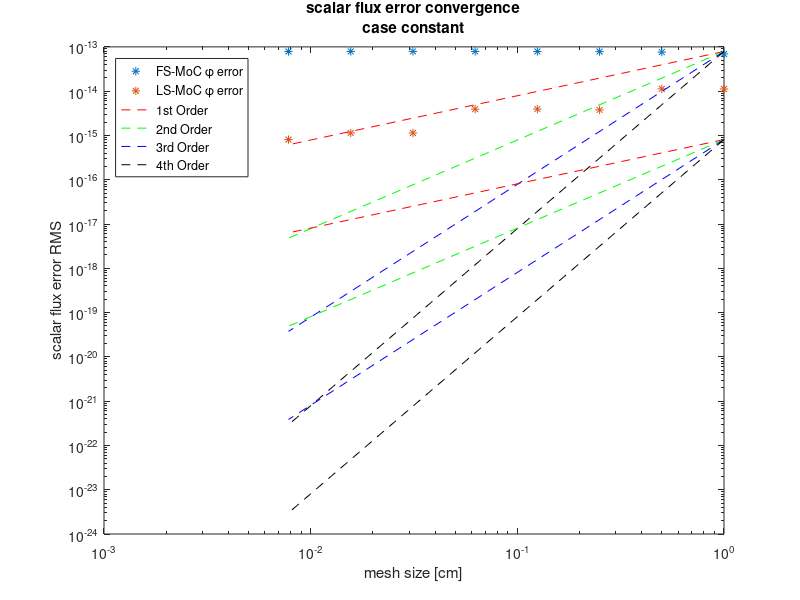
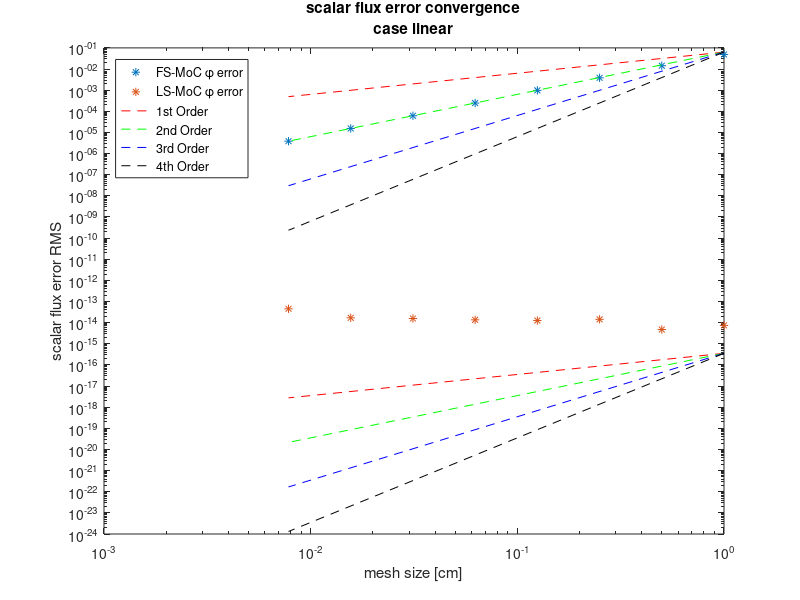
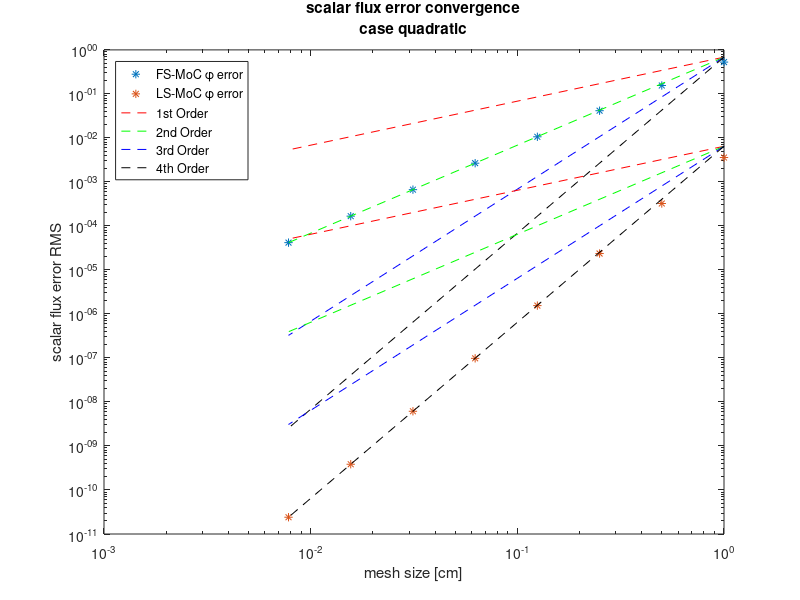
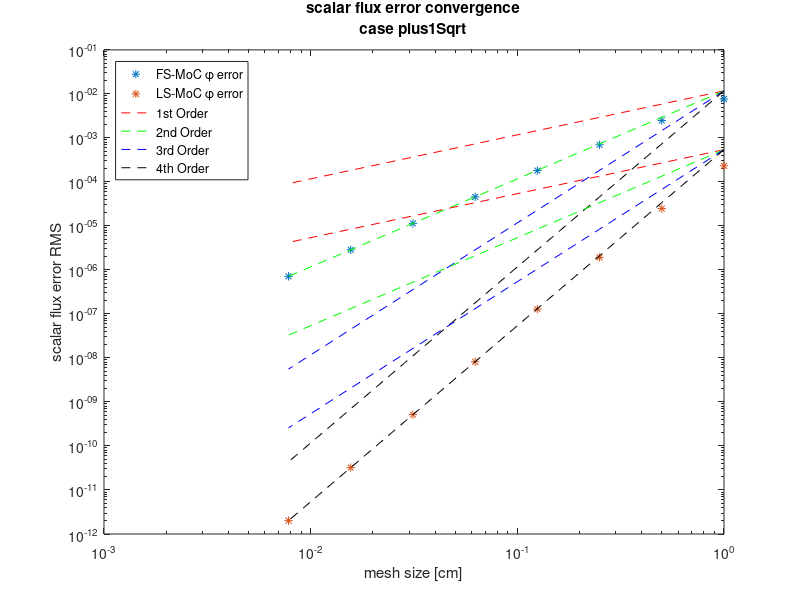

MATLAB code for these plots, in order:
%engin

nGrids=8;

% assumedSoln='constant';
% figureID=11;
% [error_phi0_n_FS_constant, order_phi_nMinus1_FS_constant]=converger_FS(assumedSoln,nGrids,figureID)
% [error_phi0_n_LS_constant, order_phi_nMinus1_LS_constant]=converger_LS(assumedSoln,nGrids,figureID)
% 
% assumedSoln='linear';
% figureID=12;
% [error_phi0_n_FS_linear, order_phi_nMinus1_FS_linear]=converger_FS(assumedSoln,nGrids,figureID)
% [error_phi0_n_LS_linear, order_phi_nMinus1_LS_linear]=converger_LS(assumedSoln,nGrids,figureID)
% 
% assumedSoln='quadratic';
% figureID=13;
% [error_phi0_n_FS_quadratic, order_phi_nMinus1_FS_quadratic]=converger_FS(assumedSoln,nGrids,figureID)
% [error_phi0_n_LS_quadratic, order_phi_nMinus1_LS_quadratic]=converger_LS(assumedSoln,nGrids,figureID)
% 
% assumedSoln='plus1Sqrt';
% figureID=14;
% [error_phi0_n_FS_plus1Sqrt, order_phi_nMinus1_FS_plus1Sqrt]=converger_FS(assumedSoln,nGrids,figureID)
% [error_phi0_n_LS_plus1Sqrt, order_phi_nMinus1_LS_plus1Sqrt]=converger_LS(assumedSoln,nGrids,figureID)

% reference solution
%%
% =================
% assumedSoln: constant
% refinementRatio: 2
% quad set order: 8

error_phi0_n_FS_constant =   1.0e-13 *[...
   0.694513144194782
   0.761687275872297
   0.782914840154826
   0.788965484740937
   0.790013848361801
   0.790634961693368
   0.790438718455841
   0.788621155924496
];

order_phi_nMinus1_FS_constant =[...
  -0.133196796841732
  -0.039656594641704
  -0.011106797273031
  -0.001915755561086
  -0.001133809311344
   0.000358135298305
   0.003321203522507
];

% =================
% assumedSoln: constant
% refinementRatio: 2
% quad set order: 8

error_phi0_n_LS_constant =   1.0e-13 *[...
   0.112228117813608
   0.112827285436508
   0.037772065111694
   0.039343271438244
   0.039291936301230
   0.011378431991337
   0.011370643298715
   0.008077778563184
];

order_phi_nMinus1_LS_constant =[...
  -0.007681825790841
   1.578724434669941
  -0.058797261970952
   0.001883658993058
   1.787931505097544
   0.000987882673690
   0.493283374614361
];
%%
% =================
% assumedSoln: linear
% refinementRatio: 2
% quad set order: 8

error_phi0_n_FS_linear =[...
   0.048861548575326
   0.014391604851914
   0.003842496606856
   0.000980105451355
   0.000246338131562
   0.000061668161856
   0.000015422293693
   0.000003855902141
];

order_phi_nMinus1_FS_linear =[...
   1.763472107459269
   1.905111589342248
   1.971035101020718
   1.992297014744958
   1.998042215418898
   1.999508497337394
   1.999877004407445
];

% =================
% assumedSoln: linear
% refinementRatio: 2
% quad set order: 8

error_phi0_n_LS_linear =   1.0e-13 *[...
   0.074257240236188
   0.047249088475604
   0.143580641605176
   0.125843669651456
   0.135971729298907
   0.156788099613461
   0.169156241165121
   0.452642638142466
];

order_phi_nMinus1_LS_linear =[...
   0.652245201271777
  -1.603502847163576
   0.190228603518118
  -0.111674077199480
  -0.205509338252473
  -0.109540346096509
  -1.420016082758704
];

%%
% =================
% assumedSoln: quadratic
% refinementRatio: 2
% quad set order: 8

error_phi0_n_FS_quadratic =[...
   0.528435410891271
   0.155155848101193
   0.041512603380145
   0.010600167985160
   0.002665104766903
   0.000667238453540
   0.000166870090430
   0.000041721307520
];

order_phi_nMinus1_FS_quadratic =[...
   1.768009070358906
   1.902096760011719
   1.969462282578579
   1.991822975503822
   1.997917907248369
   1.999477043810538
   1.999869114288267
];

% =================
% assumedSoln: quadratic
% refinementRatio: 2
% quad set order: 8

error_phi0_n_LS_quadratic =[...
   0.003582325361758
   0.000323354812612
   0.000023611148136
   0.000001548683201
   0.000000098048979
   0.000000006148216
   0.000000000384590
   0.000000000024048
];

order_phi_nMinus1_LS_quadratic =[...
   3.469706387034262
   3.775577980598491
   3.930354235224089
   3.981395632358030
   3.995262776263439
   3.998775409529993
   3.999325923258120
];

%%
% =================
% assumedSoln: plus1Sqrt
% refinementRatio: 2
% quad set order: 8

error_phi0_n_FS_plus1Sqrt =[...
   0.007661883418932
   0.002481560333717
   0.000696777858899
   0.000180787262340
   0.000045651918675
   0.000011442186213
   0.000002862384315
   0.000000715711168
];

order_phi_nMinus1_FS_plus1Sqrt =[...
   1.626451543246898
   1.832476844935340
   1.946405747076788
   1.985545633219298
   1.996312767118894
   1.999073436593434
   1.999767989571842
];

% =================
% assumedSoln: plus1Sqrt
% refinementRatio: 2
% quad set order: 8

error_phi0_n_LS_plus1Sqrt =   1.0e-03 *[...
   0.231940208089442
   0.024814379617639
   0.001929854481586
   0.000128936200543
   0.000008202699478
   0.000000514984548
   0.000000032222751
   0.000000002014445
];

order_phi_nMinus1_LS_plus1Sqrt =[...
   3.224504649159258
   3.684612414400402
   3.903762785470991
   3.974414792659945
   3.993497723792533
   3.998377548780968
   3.999625595867425
   ];
 
refinementRatio=2;
Tau=10;
for iGrid=1:nGrids
  J=5*refinementRatio^iGrid;
  gridMeshSize_n(iGrid)=Tau/J;
end

nSoln=4;
close all;
for iSoln=1:nSoln
  switch(iSoln)
    case 1 % constant
      soln='constant';
      error_phi0_n_FS=error_phi0_n_FS_constant;
      order_phi_nMinus1_FS=order_phi_nMinus1_FS_constant;
      error_phi0_n_LS=error_phi0_n_LS_constant;
      order_phi_nMinus1_LS=order_phi_nMinus1_LS_constant;
    case 2 % linear
      soln='linear';
      error_phi0_n_FS=error_phi0_n_FS_linear;
      order_phi_nMinus1_FS=order_phi_nMinus1_FS_linear;
      error_phi0_n_LS=error_phi0_n_LS_linear;
      order_phi_nMinus1_LS=order_phi_nMinus1_LS_linear;
    case 3 % quadratic
      soln='quadratic';
      error_phi0_n_FS=error_phi0_n_FS_quadratic;
      order_phi_nMinus1_FS=order_phi_nMinus1_FS_quadratic;
      error_phi0_n_LS=error_phi0_n_LS_quadratic;
      order_phi_nMinus1_LS=order_phi_nMinus1_LS_quadratic;
    case 4 % plus1Sqrt
      soln='plus1Sqrt';
      error_phi0_n_FS=error_phi0_n_FS_plus1Sqrt;
      order_phi_nMinus1_FS=order_phi_nMinus1_FS_plus1Sqrt;
      error_phi0_n_LS=error_phi0_n_LS_plus1Sqrt;
      order_phi_nMinus1_LS=order_phi_nMinus1_LS_plus1Sqrt;
  end
    
  orderPlotGrid=[gridMeshSize_n(1) gridMeshSize_n(end)];

  scalarFluxErrorRMS_plot_handle=figure(iSoln);
  
  loglog(gridMeshSize_n,error_phi0_n_FS,'*');
  hold on;
  loglog(gridMeshSize_n,error_phi0_n_LS,'*');
  title({'scalar flux error convergence',['case ' soln]});
  xlabel('mesh size [cm]');
  ylabel('scalar flux error RMS');
  
  orderGuess=round(order_phi_nMinus1_FS(end));
  errorStt=error_phi0_n_FS(end)*refinementRatio^(orderGuess*(nGrids-1));
  firstOrder=[errorStt errorStt/refinementRatio^(nGrids-1)];
  secondOrder=[errorStt errorStt/refinementRatio^(2*(nGrids-1))];
  thirdOrder=[errorStt errorStt/refinementRatio^(3*(nGrids-1))];
  fourthOrder=[errorStt errorStt/refinementRatio^(4*(nGrids-1))];
  loglog(orderPlotGrid,firstOrder,'r--');
  loglog(orderPlotGrid,secondOrder,'g--');
  loglog(orderPlotGrid,thirdOrder,'b--');
  loglog(orderPlotGrid,fourthOrder,'k--');

  % plot the second set of OoA guide lines
  orderGuess=round(order_phi_nMinus1_LS(end));
  errorStt=error_phi0_n_LS(end)*refinementRatio^(orderGuess*(nGrids-1));
  firstOrder=[errorStt errorStt/refinementRatio^(nGrids-1)];
  secondOrder=[errorStt errorStt/refinementRatio^(2*(nGrids-1))];
  thirdOrder=[errorStt errorStt/refinementRatio^(3*(nGrids-1))];
  fourthOrder=[errorStt errorStt/refinementRatio^(4*(nGrids-1))];
  loglog(orderPlotGrid,firstOrder,'r--');
  loglog(orderPlotGrid,secondOrder,'g--');
  loglog(orderPlotGrid,thirdOrder,'b--');
  loglog(orderPlotGrid,fourthOrder,'k--');
  
  legend('FS-MoC \phi error','LS-MoC \phi error','1st Order','2nd Order',...
    '3rd Order','4th Order','location','northwest');
  savefig([soln '(1)']);
  hold off;
  
end
